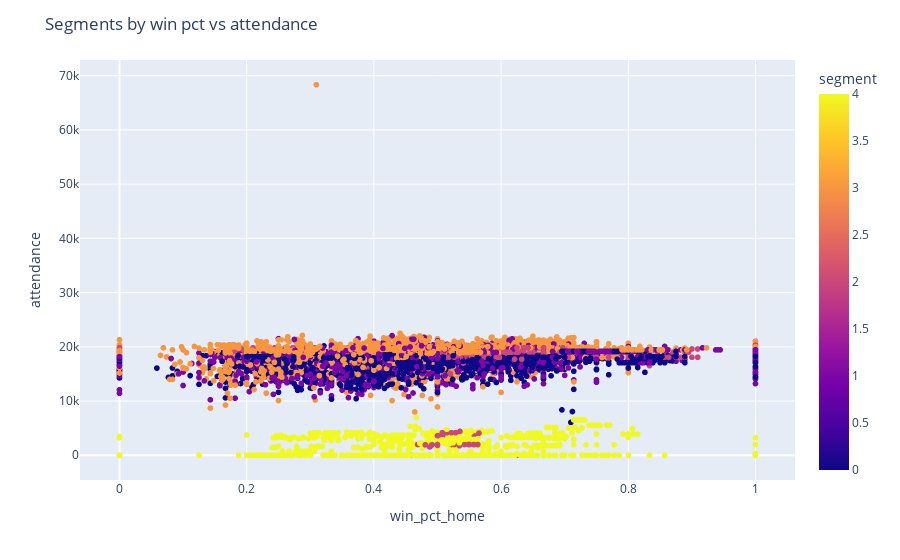

Notebook cell for this chart:
### Code cell
fig = px.scatter(cluster_input, x='win_pct_home', y='attendance', color='segment', hover_data=['home_team','game_date'])
fig.update_layout(title='Segments by win pct vs attendance')
fig.show()

### Figure 1 — Plotly figure (JSON) as saved in the notebook; plotly's stock layout.template omitted (floating-point values rounded to 4 significant figures; data arrays with more than 128 entries replaced by an {"elided": "..."} marker saying what was removed)
{"data": [{"customdata": {"elided": "7537x2 str values"}, "hovertemplate": "win_pct_home=%{x}<br>attendance=%{y}<br>home_team=%{customdata[0]}<br>game_date=%{customdata[1]}<br>segment=%{marker.color}<extra></extra>", "legendgroup": "", "marker": {"color": {"elided": "7537 int values"}, "coloraxis": "coloraxis", "symbol": "circle"}, "mode": "markers", "name": "", "showlegend": false, "type": "scattergl", "x": {"elided": "7537 float values"}, "xaxis": "x", "y": {"elided": "7537 int values"}, "yaxis": "y"}], "layout": {"coloraxis": {"colorbar": {"title": {"text": "segment"}}, "colorscale": [[0, "#0d0887"], [0.1111, "#46039f"], [0.2222, "#7201a8"], [0.3333, "#9c179e"], [0.4444, "#bd3786"], [0.5556, "#d8576b"], [0.6667, "#ed7953"], [0.7778, "#fb9f3a"], [0.8889, "#fdca26"], [1, "#f0f921"]]}, "legend": {"tracegroupgap": 0}, "margin": {"t": 60}, "title": {"text": "Segments by win pct vs attendance"}, "xaxis": {"anchor": "y", "domain": [0, 1], "title": {"text": "win_pct_home"}}, "yaxis": {"anchor": "x", "domain": [0, 1], "title": {"text": "attendance"}}}}
